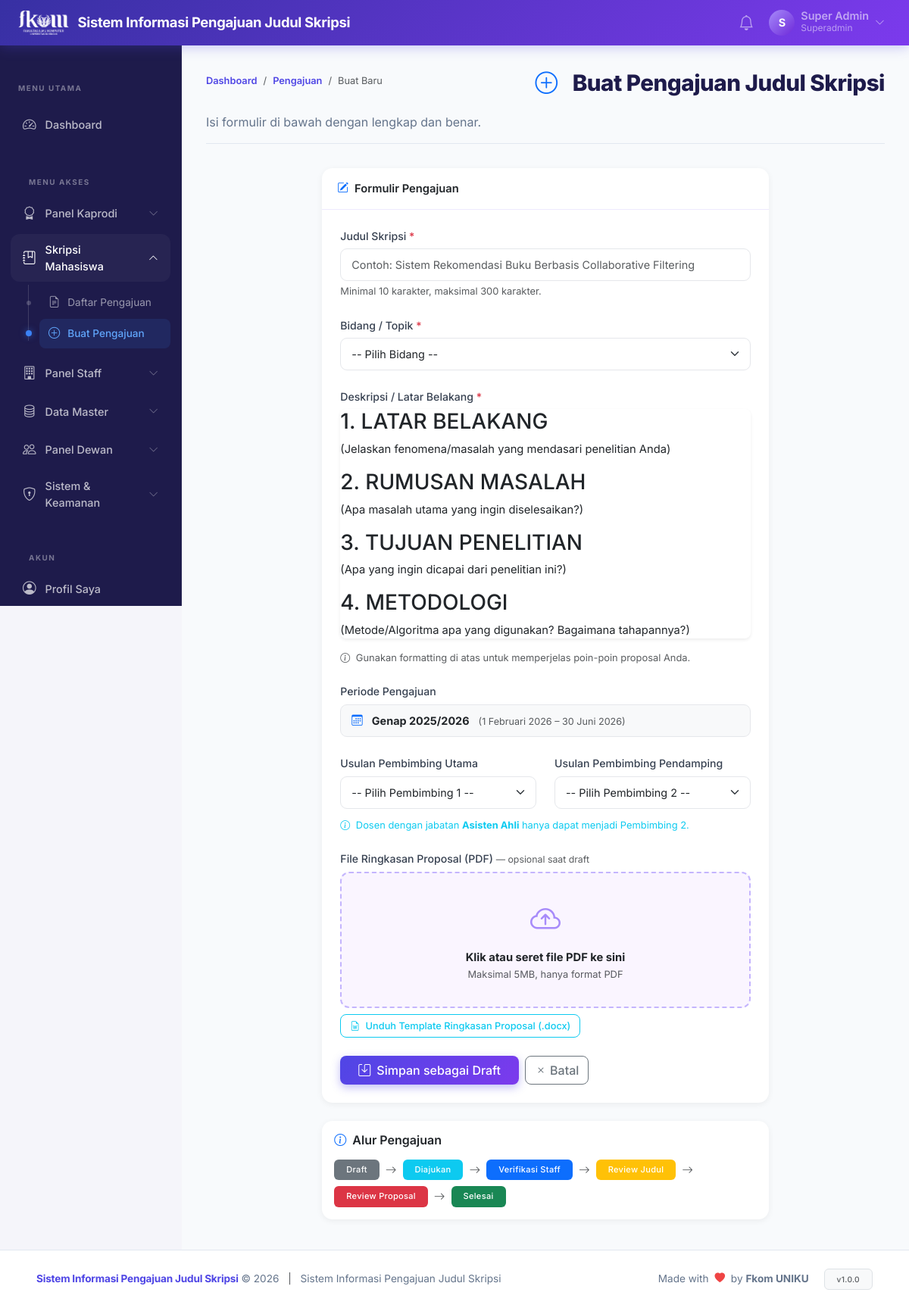
Screenshot of /?page=pengajuan.create (signed in) with the database file from the repository.
### tables this page shows
CREATE TABLE `menus` (
  `id` int unsigned NOT NULL AUTO_INCREMENT,
  `kode_page` varchar(100) NOT NULL,
  `judul` varchar(100) NOT NULL,
  `icon` varchar(50) DEFAULT NULL,
  `urutan` int NOT NULL DEFAULT '0',
  PRIMARY KEY (`id`),
  UNIQUE KEY `kode_page` (`kode_page`)
);

CREATE TABLE `periode` (
  `id` int unsigned NOT NULL AUTO_INCREMENT,
  `nama` varchar(100) NOT NULL,
  `tanggal_mulai` date NOT NULL,
  `tanggal_selesai` date NOT NULL,
  `is_active` tinyint(1) NOT NULL DEFAULT '0',
  `created_at` datetime NOT NULL DEFAULT CURRENT_TIMESTAMP,
  PRIMARY KEY (`id`)
);

### controllers/PengajuanController.php (called while the page is built, shortened)
<?php
class PengajuanController {
    public function create(): void {
        $db      = getDB();
        $stmt    = $db->prepare("SELECT * FROM periode WHERE is_active = 1 LIMIT 1");
        $stmt->execute();
        $periode = $stmt->fetch();
        require BASE_PATH . '/views/pengajuan/create.php';
    }
}

### core/Helper.php (called while the page is built, shortened)
<?php
function e(mixed $value): string {
    return htmlspecialchars((string)$value, ENT_QUOTES | ENT_HTML5, 'UTF-8');
}
function post(string $key, mixed $default = ''): mixed {
    return $_POST[$key] ?? $default;
}
function get(string $key, mixed $default = ''): mixed {
    return $_GET[$key] ?? $default;
}
function formatTanggal(string $date, bool $withTime = false): string {
    $bulan = ['', 'Januari', 'Februari', 'Maret', 'April', 'Mei', 'Juni',
              'Juli', 'Agustus', 'September', 'Oktober', 'November', 'Desember'];
    $ts    = strtotime($date);
    $d     = date('j', $ts);
    $m     = (int)date('n', $ts);
    $y     = date('Y', $ts);
    $str   = "$d {$bulan[$m]} $y";
    return $str;
}

### views/pengajuan/create.php (the view, shortened to what this page needs)
<?php
require BASE_PATH . '/views/layouts/header.php';
?>
<div class="page-header">
    <nav aria-label="breadcrumb"><ol class="breadcrumb">
        <li class="breadcrumb-item"><a href="?page=dashboard">Dashboard</a></li>
        <li class="breadcrumb-item"><a href="?page=pengajuan">Pengajuan</a></li>
        <li class="breadcrumb-item active">Buat Baru</li>
    </ol></nav>
    <h1><i class="bi bi-plus-circle me-2 text-primary"></i>Buat Pengajuan Judul Skripsi</h1>
    <p>Isi formulir di bawah dengan lengkap dan benar.</p>
</div>
<div class="row justify-content-center">
    <div class="col-lg-8">
        <div class="card">
            <div class="card-header">
                <i class="bi bi-pencil-square me-2 text-primary"></i>Formulir Pengajuan
            </div>
            <div class="card-body p-4">
                <form action="?page=pengajuan.store" method="POST" enctype="multipart/form-data"
                      novalidate id="formPengajuan">
                    <div class="mb-4">
                        <label for="judul" class="form-label">
                            Judul Skripsi <span class="text-danger">*</span>
                        </label>
                        <input type="text" class="form-control" id="judul" name="judul"
                               value="<?= e(post('judul')) ?>"
                               placeholder="Contoh: Sistem Rekomendasi Buku Berbasis Collaborative Filtering"
                               required minlength="10" maxlength="300">
                        <div class="form-text">Minimal 10 karakter, maksimal 300 karakter.</div>
                    </div>
                    <div class="mb-4">
                        <label for="bidang" class="form-label">
                            Bidang / Topik <span class="text-danger">*</span>
                        </label>
                        <select class="form-select" id="bidang" name="bidang" required>
                            <option value="">-- Pilih Bidang --</option>
                        </select>
                    </div>
                    <div class="mb-4">
                        <label class="form-label">
                            Deskripsi / Latar Belakang <span class="text-danger">*</span>
                        </label>
                        <div class="editor-container shadow-sm rounded-3">
                            <div class="editor" id="quill_editor" data-input="deskripsi" style="min-height: 300px;">
                                <?= post('deskripsi', "<h3>1. LATAR BELAKANG</h3><p>(Jelaskan fenomena/masalah yang mendasari penelitian Anda)</p><h3>2. RUMUSAN MASALAH</h3><p>(Apa masalah utama yang ingin diselesaikan?)</p><h3>3. TUJUAN PENELITIAN</h3><p>(Apa yang ingin dicapai dari penelitian ini?)</p><h3>4. METODOLOGI</h3><p>(Metode/Algoritma apa yang digunakan? Bagaimana tahapannya?)</p>") ?>
                            </div>
                        </div>
                        <div class="form-text mt-2">
                            <i class="bi bi-info-circle me-1"></i>
                            Gunakan formatting di atas untuk memperjelas poin-poin proposal Anda.
                        </div>
                    </div>
                    <?php if ($periode): ?>
                    <div class="mb-4">
                        <label class="form-label">Periode Pengajuan</label>
                        <div class="form-control bg-light">
                            <i class="bi bi-calendar3 me-2 text-primary"></i>
                            <strong><?= e($periode['nama']) ?></strong>
                            <span class="text-muted ms-2 small">
                                (<?= formatTanggal($periode['tanggal_mulai']) ?> –
                                <?= formatTanggal($periode['tanggal_selesai']) ?>)
                            </span>
                        </div>
                    </div>
                    <?php endif; ?>
                    <div class="row mb-4">
                        <div class="col-md-6">
                            <label for="pembimbing_1_id" class="form-label">Usulan Pembimbing Utama</label>
                            <select class="form-select" id="pembimbing_1_id" name="pembimbing_1_id">
                                <option value="">-- Pilih Pembimbing 1 --</option>
                            </select>
                        </div>
                        <div class="col-md-6">
                            <label for="pembimbing_2_id" class="form-label">Usulan Pembimbing Pendamping</label>
                            <select class="form-select" id="pembimbing_2_id" name="pembimbing_2_id">
                                <option value="">-- Pilih Pembimbing 2 --</option>
                            </select>
                        </div>
                        <div class="col-12 mt-2">
                            <div class="form-text text-info">
                                <i class="bi bi-info-circle me-1"></i>
                                Dosen dengan jabatan <strong>Asisten Ahli</strong> hanya dapat menjadi Pembimbing 2.
                            </div>
                        </div>
                    </div>
                    <div class="mb-4">
                        <label class="form-label">
                            File Ringkasan Proposal (PDF)
                            <span class="text-muted small fw-normal">— opsional saat draft</span>
                        </label>
                        <div class="upload-area" id="uploadArea">
                            <div class="upload-label">
                                <i class="bi bi-cloud-arrow-up d-block mb-2"></i>
                                <strong>Klik atau seret file PDF ke sini</strong>
                                <br>
                                <small class="text-muted">Maksimal 5MB, hanya format PDF</small>
                            </div>
                        </div>
                        <div class="mt-2">
                            <a href="<?= APP_URL ?>/assets/templates/template_ringkasan_proposal.docx" class="btn btn-sm btn-outline-info">
                                <i class="bi bi-file-earmark-word me-1"></i> Unduh Template Ringkasan Proposal (.docx)
                            </a>
                        </div>
                    </div>
                    <div class="d-flex gap-2">
                        <button type="submit" class="btn btn-primary px-4">
                            <i class="bi bi-save me-2"></i>Simpan sebagai Draft
                        </button>
                        <a href="?page=pengajuan" class="btn btn-outline-secondary">
                            <i class="bi bi-x me-1"></i>Batal
                        </a>
                    </div>
                </form>
            </div>
        </div>
        <div class="card mt-4">
            <div class="card-body">
                <h6 class="fw-semibold"><i class="bi bi-info-circle text-primary me-2"></i>Alur Pengajuan</h6>
                <div class="d-flex flex-wrap gap-2 mt-3 align-items-center">
                    <?php
                    $steps = [
                        ['Draft', 'secondary'], ['Diajukan', 'info'], ['Verifikasi Staff', 'primary'],
                        ['Review Judul', 'warning'], ['Review Proposal', 'danger'], ['Selesai', 'success']
                    ];
                    foreach ($steps as $i => $s): ?>
                    <span class="badge bg-<?= $s[1] ?> px-3 py-2"><?= $s[0] ?></span>
                    <?php if ($i < count($steps)-1): ?><i class="bi bi-arrow-right text-muted"></i><?php endif; ?>
                    <?php endforeach; ?>
                </div>
            </div>
        </div>
    </div>
</div>
<?php require BASE_PATH . '/views/layouts/footer.php'; ?>

### views/layouts/sidebar.php (shortened to what this page needs)
<?php
$role        = Auth::role();
$currentPage = get('page', 'dashboard');
?>
<aside class="sititi-sidebar" id="sidebar">
    <div class="sidebar-header">
        <span class="sidebar-label">MENU UTAMA</span>
    </div>
    <nav class="sidebar-nav">
        <a href="?page=dashboard"
           class="sidebar-item <?= str_starts_with($currentPage, 'dashboard') ? 'active' : '' ?>">
            <i class="bi bi-speedometer2"></i>
            <span>Dashboard</span>
        </a>
        <?php
        $db = getDB();
        if ($role === ROLE_SUPERADMIN) {
            $stmt = $db->query("SELECT * FROM menus ORDER BY urutan ASC");
            $menus = $stmt->fetchAll(PDO::FETCH_ASSOC);
        }
        if (!empty($menus)):
        ?>
        <div class="sidebar-header mt-3"><span class="sidebar-label">MENU AKSES</span></div>
        <?php
        $exactMatch = false;
        foreach ($menus as $m) {
            if ($currentPage === $m['kode_page']) {
                $exactMatch = $m['kode_page'];
                break;
            }
        }
        $tempGroups = [];
        foreach ($menus as $m) {
            $group = explode('.', $m['kode_page'])[0];
            $tempGroups[$group][] = $m;
        }
        $groupedMenus = ['single' => []];
        foreach ($tempGroups as $groupKey => $items) {
            if (count($items) > 1) {
                $groupedMenus[$groupKey] = $items;
            } else {
                $groupedMenus['single'][] = $items[0];
            }
        }
        $groupLabels = [
            'admin' => ['judul' => 'Data Master', 'icon' => 'bi-database'],
            'superadmin' => ['judul' => 'Sistem & Keamanan', 'icon' => 'bi-shield-lock'],
            'staff' => ['judul' => 'Panel Staff', 'icon' => 'bi-building'],
            'kaprodi' => ['judul' => 'Panel Kaprodi', 'icon' => 'bi-award'],
            'dewan' => ['judul' => 'Panel Dewan', 'icon' => 'bi-people'],
            'pengajuan' => ['judul' => 'Skripsi Mahasiswa', 'icon' => 'bi-journal-bookmark']
        ];
                ?>
                <?php
        $groupIdx = 0;
        foreach ($groupedMenus as $groupKey => $groupItems) {
            if ($groupKey === 'single') continue;
            $groupIdx++;
            $groupTitle = $groupLabels[$groupKey]['judul'] ?? ucfirst($groupKey);
            $groupIcon = $groupLabels[$groupKey]['icon'] ?? 'bi-folder';
            $isGroupActive = false;
            foreach ($groupItems as $m) {
                if ($exactMatch) {
                    if ($currentPage === $m['kode_page']) $isGroupActive = true;
                } else {
                    if (($currentPage === $m['kode_page']) || (str_starts_with($currentPage, $m['kode_page'].'.'))) $isGroupActive = true;
                }
            }
            ?>
            <div class="sidebar-dropdown">
                <a href="#submenu-<?= $groupIdx ?>" data-bs-toggle="collapse" class="sidebar-item sidebar-dropdown-toggle <?= $isGroupActive ? '' : 'collapsed' ?>" aria-expanded="<?= $isGroupActive ? 'true' : 'false' ?>">
                    <i class="<?= $groupIcon ?>"></i>
                    <span><?= $groupTitle ?></span>
                    <i class="bi bi-chevron-down ms-auto toggle-icon"></i>
                </a>
                <div class="collapse <?= $isGroupActive ? 'show' : '' ?>" id="submenu-<?= $groupIdx ?>">
                    <div class="sidebar-submenu">
                        <?php foreach ($groupItems as $m):
                            if ($exactMatch) {
                                $isActive = ($currentPage === $m['kode_page']);
                            } else {
                                $isActive = ($currentPage === $m['kode_page']) || (str_starts_with($currentPage, $m['kode_page'].'.'));
                            }
                        ?>
                        <a href="?page=<?= $m['kode_page'] ?>" class="submenu-item <?= $isActive ? 'active' : '' ?>">
                            <i class="<?= e($m['icon']) ?>"></i>
                            <span><?= e($m['judul']) ?></span>
                        </a>
                        <?php endforeach; ?>
                    </div>
                </div>
            </div>
            <?php
        }
        ?>
        <?php endif; ?>
        <div class="sidebar-header mt-3"><span class="sidebar-label">AKUN</span></div>
        <a href="?page=profil"
           class="sidebar-item <?= $currentPage === 'profil' ? 'active' : '' ?>">
            <i class="bi bi-person-circle"></i>
            <span>Profil Saya</span>
        </a>
    </nav>
</aside>

### rows the page displays
menus: judul "Daftar Pengajuan"
menus: judul "Buat Pengajuan"
periode: nama "Genap 2025/2026", tanggal_mulai "1 Februari 2026", tanggal_selesai "30 Juni 2026"

### other values shown
APP_NAME "Sistem Informasi Pengajuan Judul Skripsi"
substr(Auth::user()['nama'], 0, 1) "S"
truncate(Auth::user()['nama'], 20) "Super Admin"
Auth::role() "Superadmin"
$groupTitle "Panel Kaprodi"
$groupTitle "Skripsi Mahasiswa"
$groupTitle "Panel Staff"
$groupTitle "Data Master"
$groupTitle "Panel Dewan"
$groupTitle "Sistem & Keamanan"
$s[0] "Draft"
$s[0] "Diajukan"
$s[0] "Verifikasi Staff"
$s[0] "Review Judul"
$s[0] "Review Proposal"
